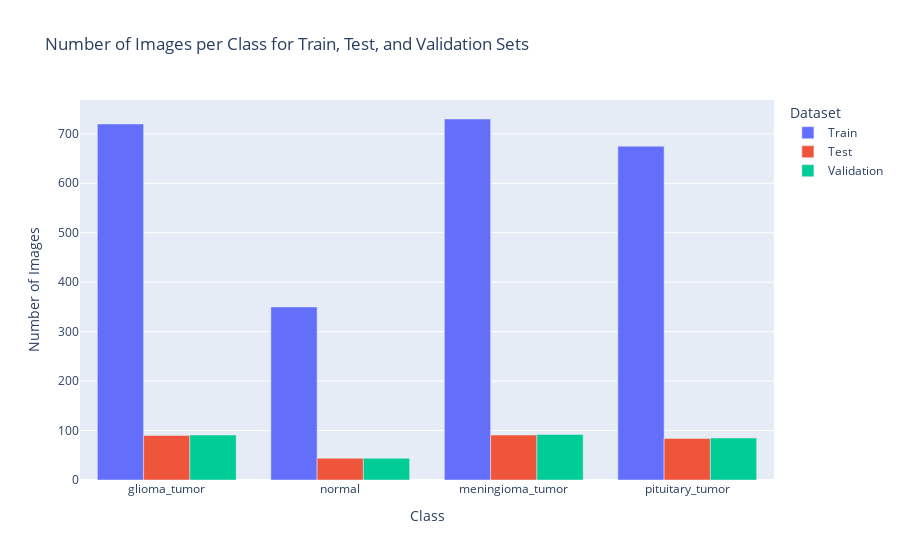

Source (notebook cell):
### Code cell
# Count images in each class for each split
train_counts = {label: train_label_list.count(label) for label in set(train_label_list)}
test_counts = {label: test_label_list.count(label) for label in set(test_label_list)}
val_counts = {label: val_label_list.count(label) for label in set(val_label_list)}

# Combine counts into a DataFrame
df_counts = pd.DataFrame({
    'Class': list(train_counts.keys()),
    'Train': list(train_counts.values()),
    'Test': [test_counts[label] for label in train_counts.keys()],
    'Validation': [val_counts[label] for label in train_counts.keys()]
})

# Melt DataFrame for grouped plotting
df_melted = df_counts.melt(id_vars="Class", var_name="Dataset", value_name="Count")

# Create grouped bar plot with Plotly
fig = px.bar(df_melted, x='Class', y='Count', color='Dataset',
             barmode='group',  # Group bars by 'Dataset'
             title="Number of Images per Class for Train, Test, and Validation Sets",
             labels={'Count': 'Number of Images', 'Class': 'Class'},
             hover_data={'Count': True})

fig.update_layout(xaxis_title="Class", yaxis_title="Number of Images")

fig.show()

### Figure 1 — Plotly figure (JSON) as saved in the notebook; plotly's stock layout.template omitted (floating-point values rounded to 4 significant figures)
{"data": [{"alignmentgroup": "True", "hovertemplate": "Dataset=Train<br>Class=%{x}<br>Number of Images=%{y}<extra></extra>", "legendgroup": "Train", "marker": {"color": "#636efa", "pattern": {"shape": ""}}, "name": "Train", "offsetgroup": "Train", "orientation": "v", "showlegend": true, "textposition": "auto", "type": "bar", "x": ["glioma_tumor", "normal", "meningioma_tumor", "pituitary_tumor"], "xaxis": "x", "y": [720, 350, 730, 675], "yaxis": "y"}, {"alignmentgroup": "True", "hovertemplate": "Dataset=Test<br>Class=%{x}<br>Number of Images=%{y}<extra></extra>", "legendgroup": "Test", "marker": {"color": "#EF553B", "pattern": {"shape": ""}}, "name": "Test", "offsetgroup": "Test", "orientation": "v", "showlegend": true, "textposition": "auto", "type": "bar", "x": ["glioma_tumor", "normal", "meningioma_tumor", "pituitary_tumor"], "xaxis": "x", "y": [90, 44, 91, 84], "yaxis": "y"}, {"alignmentgroup": "True", "hovertemplate": "Dataset=Validation<br>Class=%{x}<br>Number of Images=%{y}<extra></extra>", "legendgroup": "Validation", "marker": {"color": "#00cc96", "pattern": {"shape": ""}}, "name": "Validation", "offsetgroup": "Validation", "orientation": "v", "showlegend": true, "textposition": "auto", "type": "bar", "x": ["glioma_tumor", "normal", "meningioma_tumor", "pituitary_tumor"], "xaxis": "x", "y": [91, 44, 92, 85], "yaxis": "y"}], "layout": {"autosize": true, "barmode": "group", "legend": {"title": {"text": "Dataset"}, "tracegroupgap": 0}, "title": {"text": "Number of Images per Class for Train, Test, and Validation Sets"}, "xaxis": {"anchor": "y", "autorange": true, "domain": [0, 1], "range": [-0.5, 3.5], "title": {"text": "Class"}, "type": "category"}, "yaxis": {"anchor": "x", "autorange": true, "domain": [0, 1], "range": [0, 768.4], "title": {"text": "Number of Images"}, "type": "linear"}}}
